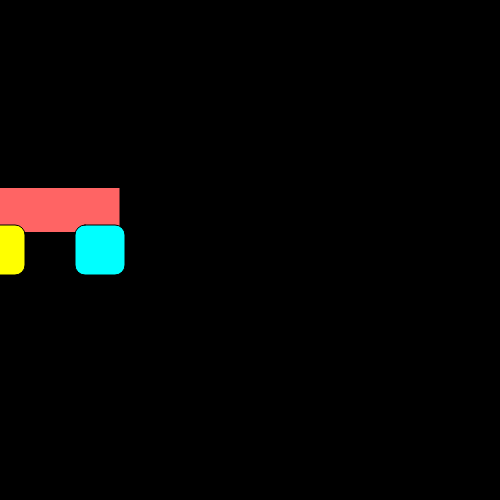
Frame 1 (no input)
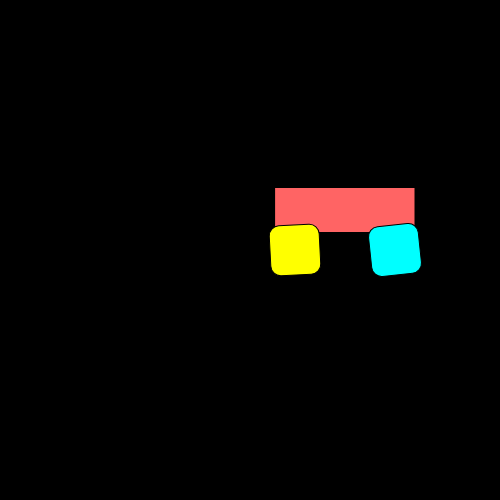
Frame 60 (no input)
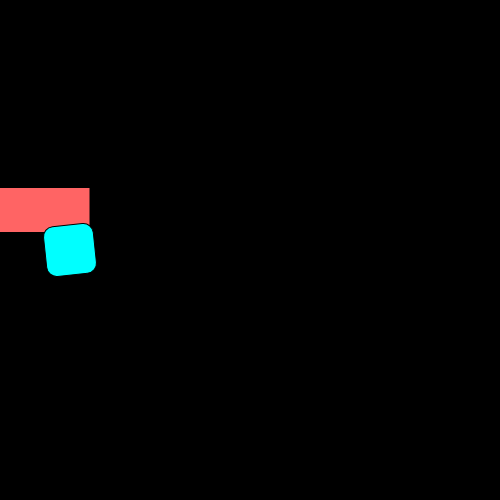
Frame 120 (the mouse pressed at the canvas centre since frame 60)

The p5.js sketch that drew these frames (run headless with seeded random() and noise() and a simulated clock; from frame 60 on, the mouse is pressed at the canvas centre):

// p5.js sketch
// ── sketch.js
var a=0;
var x=0;

function setup(){
    createCanvas(500,500);

    rectMode(CENTER);
}

function draw(){
    background (0);

    fill(255,100,100);
    rect(x+50, height/2-40, 140,45);


    push ();
    translate (x,height/2);
    rotate (radians(a));

    fill (255,255,0);
    rect (0,0,50,50,10);
    pop ();
   
    push ();
    translate (x+100,height/2);
    rotate (radians(2*a));
    fill (0,255,255);
    rect (0,0,50,50,10);
    a+=3;
    x+=5; 
    if(x>width){
        x=-120;
    }
}
